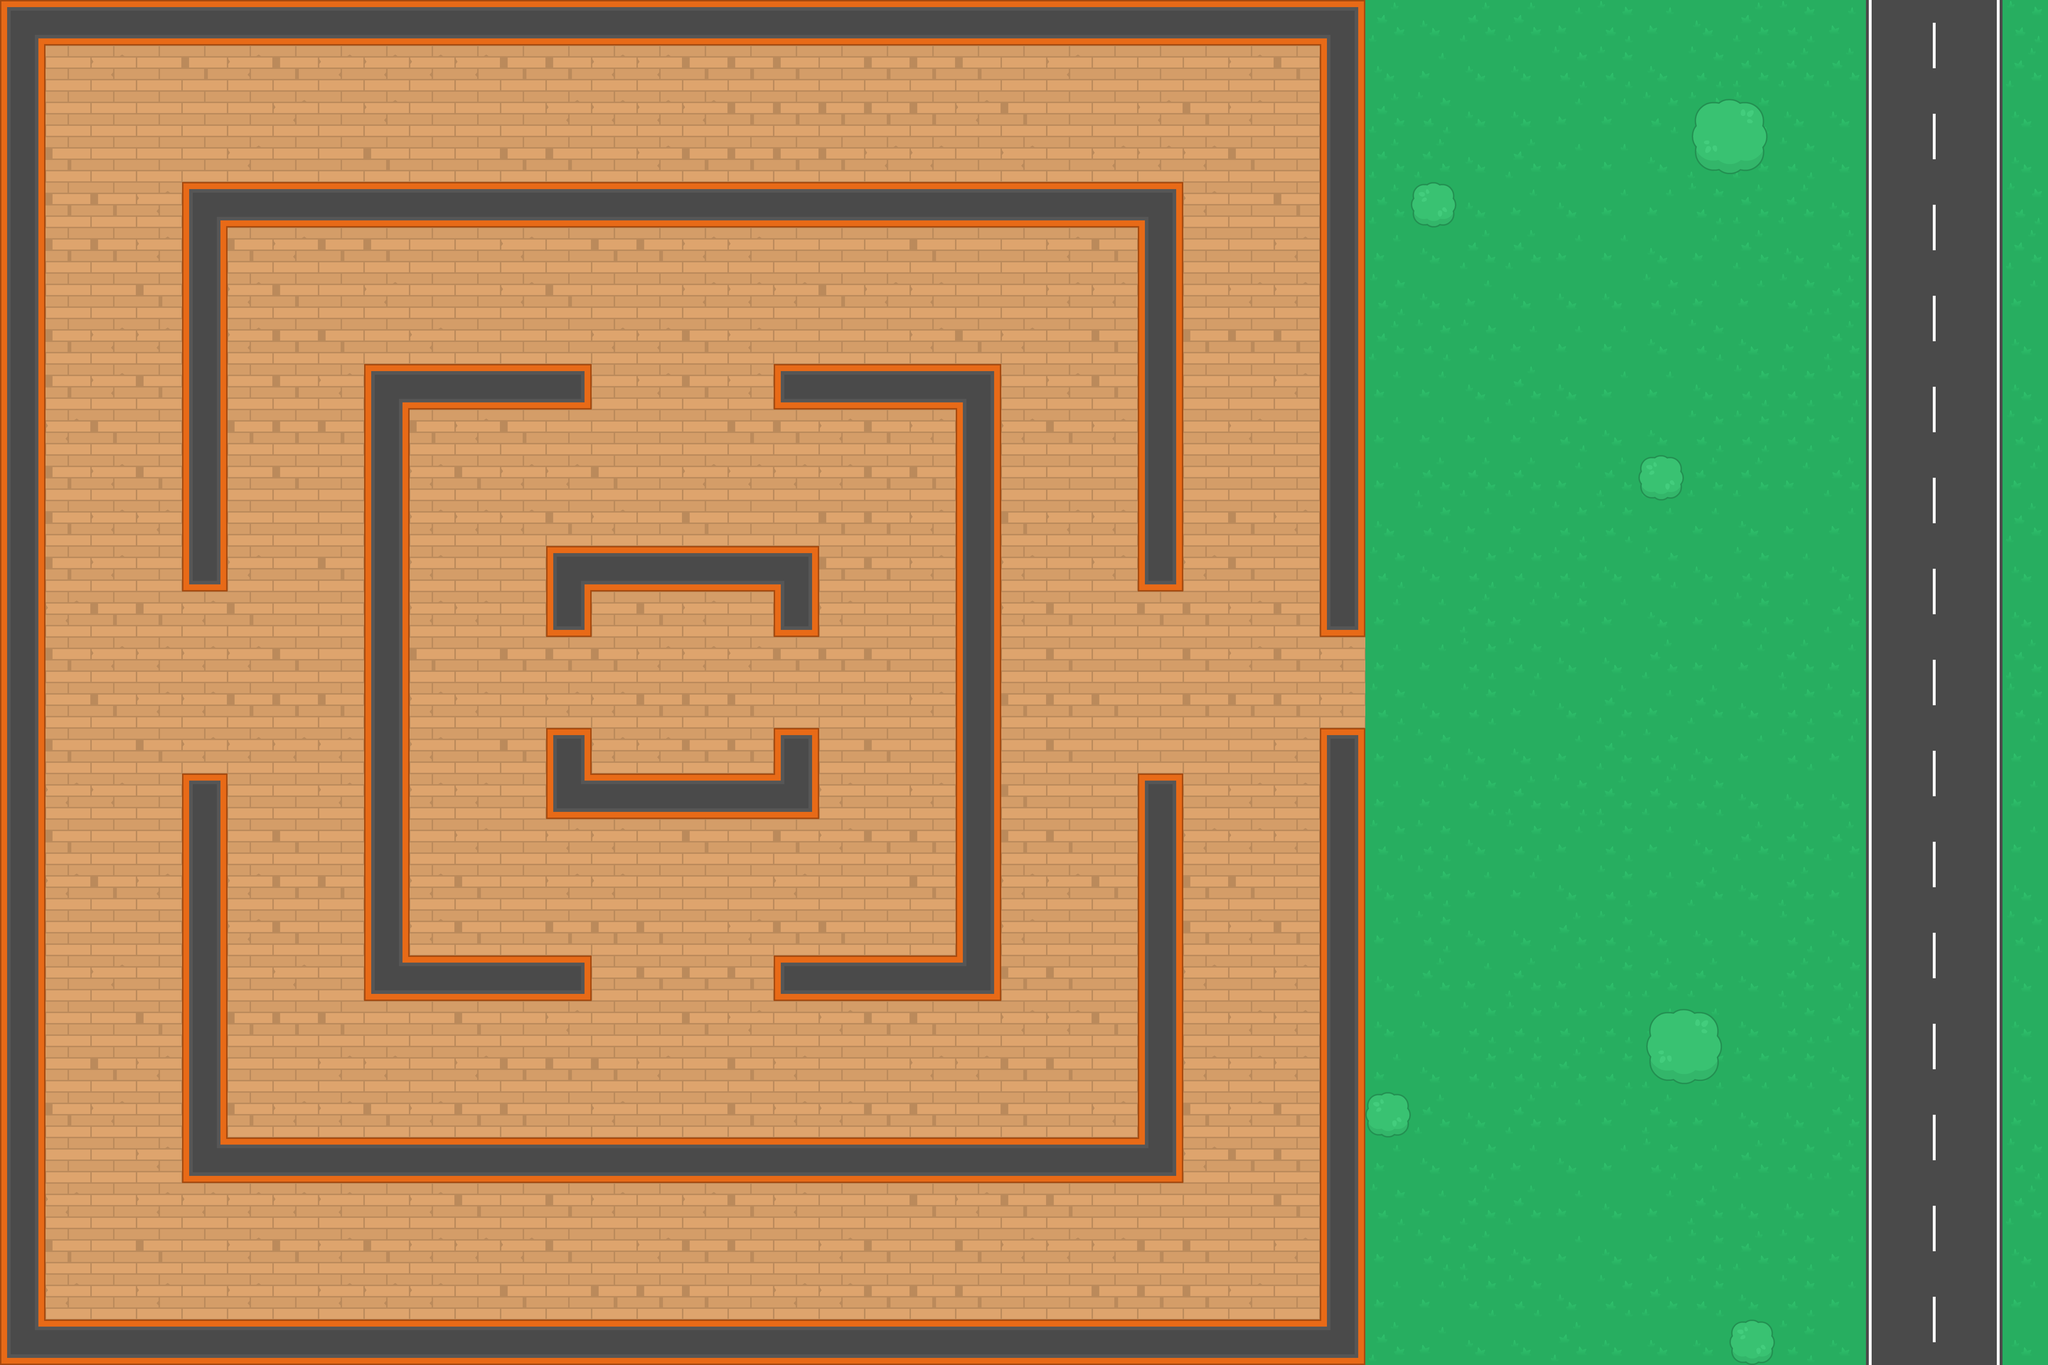

The image is a tile-based game level rendered from a .tmx file. Its description and source (layers, tilesets, objects; grid data summarised) follow:
An orthogonal 45x30 tile map with 128x128 px tiles, 3 tile layers (Floor, Walls, Above) and 36 objects (29x solid, 4x guard, 2x object, player).

<map version="1.5" tiledversion="1.7.2" orientation="orthogonal" renderorder="right-down" width="45" height="30" tilewidth="128" tileheight="128" infinite="0" nextlayerid="10" nextobjectid="101">
 <tileset firstgid="1" source="main tileset.tsx" />
 <layer id="1" name="Floor" width="45" height="30">
  <data>[1350 cells, 1350 non-empty, 11 distinct tile ids]</data>
 </layer>
 <layer id="2" name="Walls" width="45" height="30">
  <data>[1350 cells, 250 non-empty, 10 distinct tile ids]</data>
 </layer>
 <layer id="3" name="Above" width="45" height="30">
  <data>[1350 cells, 12 non-empty, 5 distinct tile ids]</data>
 </layer>
 <objectgroup id="5" name="Obsticles">
  <object id="48" name="solid" x="0" y="0" width="128" height="3840">
   <properties>
    <property name="isTransparent" type="bool" value="false" />
   </properties>
  </object>
  <object id="49" name="solid" x="3712" y="2048" width="128" height="1792">
   <properties>
    <property name="isTransparent" type="bool" value="false" />
   </properties>
  </object>
  <object id="50" name="solid" x="128" y="0" width="3584" height="128">
   <properties>
    <property name="isTransparent" type="bool" value="false" />
   </properties>
  </object>
  <object id="51" name="solid" x="128" y="3712" width="3584" height="128">
   <properties>
    <property name="isTransparent" type="bool" value="false" />
   </properties>
  </object>
  <object id="52" name="solid" x="512" y="512" width="2816" height="128">
   <properties>
    <property name="isTransparent" type="bool" value="false" />
   </properties>
  </object>
  <object id="53" name="solid" x="512" y="3200" width="2816" height="128">
   <properties>
    <property name="isTransparent" type="bool" value="false" />
   </properties>
  </object>
  <object id="54" name="solid" x="512" y="640" width="128" height="1024">
   <properties>
    <property name="isTransparent" type="bool" value="false" />
   </properties>
  </object>
  <object id="55" name="solid" x="512" y="2176" width="128" height="1024">
   <properties>
    <property name="isTransparent" type="bool" value="false" />
   </properties>
  </object>
  <object id="56" name="solid" x="3200" y="640" width="128" height="1024">
   <properties>
    <property name="isTransparent" type="bool" value="false" />
   </properties>
  </object>
  <object id="57" name="solid" x="3200" y="2176" width="128" height="1024">
   <properties>
    <property name="isTransparent" type="bool" value="false" />
   </properties>
  </object>
  <object id="58" name="solid" x="1024" y="1024" width="128" height="1792">
   <properties>
    <property name="isTransparent" type="bool" value="false" />
   </properties>
  </object>
  <object id="59" name="solid" x="2688" y="1024" width="128" height="1792">
   <properties>
    <property name="isTransparent" type="bool" value="false" />
   </properties>
  </object>
  <object id="60" name="solid" x="1152" y="1024" width="512" height="128">
   <properties>
    <property name="isTransparent" type="bool" value="false" />
   </properties>
  </object>
  <object id="61" name="solid" x="2176" y="1024" width="512" height="128">
   <properties>
    <property name="isTransparent" type="bool" value="false" />
   </properties>
  </object>
  <object id="62" name="solid" x="1152" y="2688" width="512" height="128">
   <properties>
    <property name="isTransparent" type="bool" value="false" />
   </properties>
  </object>
  <object id="63" name="solid" x="2176" y="2688" width="512" height="128">
   <properties>
    <property name="isTransparent" type="bool" value="false" />
   </properties>
  </object>
  <object id="64" name="solid" x="1536" y="2176" width="768" height="128">
   <properties>
    <property name="isTransparent" type="bool" value="false" />
   </properties>
  </object>
  <object id="65" name="solid" x="1536" y="1536" width="768" height="128">
   <properties>
    <property name="isTransparent" type="bool" value="false" />
   </properties>
  </object>
  <object id="66" name="solid" x="1536" y="1664" width="128" height="128">
   <properties>
    <property name="isTransparent" type="bool" value="false" />
   </properties>
  </object>
  <object id="67" name="solid" x="2176" y="1664" width="128" height="128">
   <properties>
    <property name="isTransparent" type="bool" value="false" />
   </properties>
  </object>
  <object id="68" name="solid" x="1536" y="2048" width="128" height="128">
   <properties>
    <property name="isTransparent" type="bool" value="false" />
   </properties>
  </object>
  <object id="69" name="solid" x="2176" y="2048" width="128" height="128">
   <properties>
    <property name="isTransparent" type="bool" value="false" />
   </properties>
  </object>
  <object id="91" name="solid" x="3712" y="0" width="128" height="1792">
   <properties>
    <property name="isTransparent" type="bool" value="false" />
   </properties>
  </object>
  <object id="93" name="solid" x="4640" y="1312" width="64" height="64">
   <properties>
    <property name="isTransparent" type="bool" value="true" />
   </properties>
  </object>
  <object id="94" name="solid" x="4000" y="544" width="64" height="64">
   <properties>
    <property name="isTransparent" type="bool" value="true" />
   </properties>
  </object>
  <object id="95" name="solid" x="3872" y="3104" width="64" height="64">
   <properties>
    <property name="isTransparent" type="bool" value="true" />
   </properties>
  </object>
  <object id="96" name="solid" x="4896" y="3744" width="64" height="64">
   <properties>
    <property name="isTransparent" type="bool" value="true" />
   </properties>
  </object>
  <object id="98" name="solid" x="4704" y="2912" width="64" height="64">
   <properties>
    <property name="isTransparent" type="bool" value="true" />
   </properties>
  </object>
  <object id="99" name="solid" x="4832" y="352" width="64" height="64">
   <properties>
    <property name="isTransparent" type="bool" value="true" />
   </properties>
  </object>
 </objectgroup>
 <objectgroup id="6" name="Characters" visible="0">
  <object id="80" name="guard" x="256" y="256">
   <polygon points="0,0 3328,0 3328,3328 0,3328" />
  </object>
  <object id="81" name="guard" x="3072" y="3072">
   <polygon points="0,0 -2304,0 -2304,-2304 0,-2304" />
  </object>
  <object id="86" name="player" x="256" y="1792">
   <point />
  </object>
  <object id="87" name="guard" x="2560" y="1280">
   <polygon points="0,0 0,1280 -128,1280 -128,0" />
  </object>
  <object id="88" name="guard" x="1280" y="2560">
   <polygon points="0,0 128,0 128,-1280 0,-1280" />
  </object>
 </objectgroup>
 <objectgroup id="9" name="Objects">
  <object id="90" name="object" x="384" y="1536">
   <properties>
    <property name="objectImg" value="moniter" />
    <property name="objectRotation" type="int" value="45" />
   </properties>
   <point />
  </object>
  <object id="100" name="object" x="384" y="1408">
   <properties>
    <property name="objectImg" value="moniter" />
    <property name="objectRotation" type="int" value="45" />
   </properties>
   <point />
  </object>
 </objectgroup>
</map>
